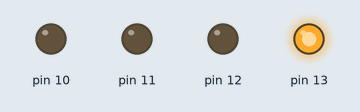
Simulated run of this sketch. Board: Arduino Uno, built with avr-gcc and run on an emulated ATmega328P. Shown: output pins drawn as LEDs (lit = HIGH).

Above: at 1.0 s.
At 3.0 s:
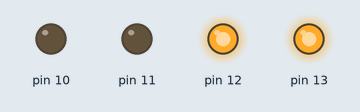
At 5.0 s:
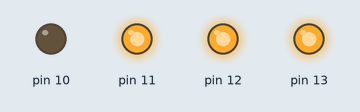
At 7.0 s:
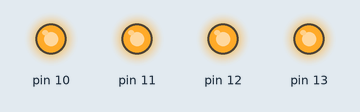
At 9.0 s:
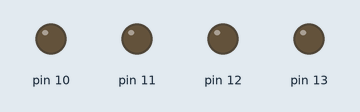
Timing chart, 0 to 13.0 s (numbered marks = the images above):
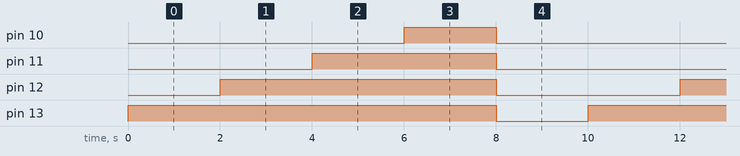

The sketch:

4LED.ino
```cpp
void setup() {
  pinMode(13, OUTPUT);
  pinMode(12, OUTPUT);
  pinMode(11, OUTPUT);
  pinMode(10, OUTPUT);
}

void loop() {
 digitalWrite(13,HIGH);
 delay(2000);
 digitalWrite(12,HIGH);
 delay(2000);
 digitalWrite(11,HIGH);
 delay(2000);
 digitalWrite(10,HIGH);
 delay(2000);
 digitalWrite(10,LOW);
 digitalWrite(11,LOW);
 digitalWrite(12,LOW);
 digitalWrite(13,LOW);
 delay(2000);
}
```

Measured:
- by itself, pin 10: alternates HIGH for 2.0 s and LOW for 8.0 s
- by itself, pin 11: alternates HIGH for 4.0 s and LOW for 6.0 s
- by itself, pin 12: alternates HIGH for 6.0 s and LOW for 4.0 s
- by itself, pin 13: alternates HIGH for 8.0 s and LOW for 2.0 s
